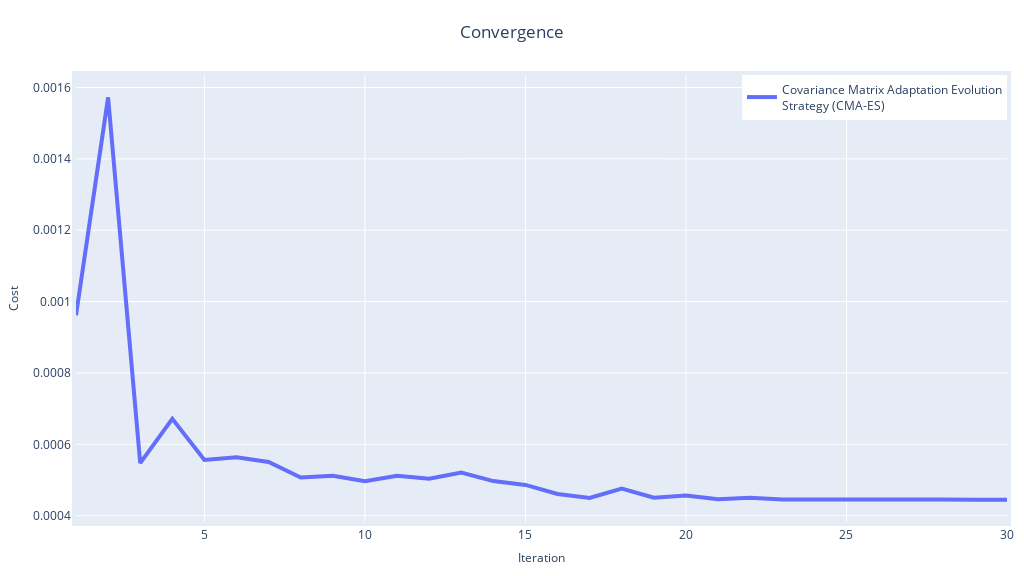
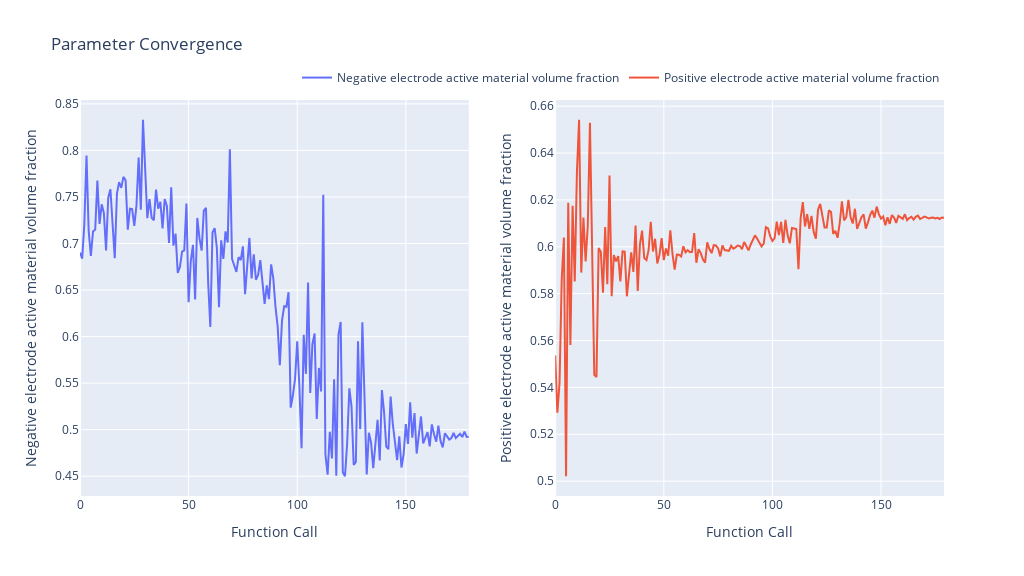

The cell these charts' notebook holds for them, in order:
### Markdown cell above
### Convergence and Parameter Trajectories

To assess the optimisation process, we can plot the convergence of the cost function and the trajectories of the parameters:

### Code cell
pybop.plot_convergence(optim)
pybop.plot_parameters(optim);

### Figure 1 — Plotly figure (JSON) as saved in the notebook; plotly's stock layout.template omitted (floating-point values rounded to 4 significant figures)
{"data": [{"line": {"width": 4}, "mode": "lines", "name": "Covariance Matrix Adaptation Evolution<br>Strategy (CMA-ES)", "type": "scatter", "x": [1, 2, 3, 4, 5, 6, 7, 8, 9, 10, 11, 12, 13, 14, 15, 16, 17, 18, 19, 20, 21, 22, 23, 24, 25, 26, 27, 28, 29, 30], "y": [0.0009616, 0.001572, 0.0005472, 0.0006716, 0.0005561, 0.0005638, 0.0005504, 0.0005069, 0.000512, 0.0004964, 0.000512, 0.0005038, 0.0005211, 0.000497, 0.0004863, 0.0004608, 0.0004499, 0.000476, 0.0004504, 0.0004564, 0.0004464, 0.0004502, 0.0004455, 0.000446, 0.0004451, 0.0004451, 0.000445, 0.0004451, 0.000445, 0.000445]}], "layout": {"autosize": false, "height": 576, "legend": {"font": {"size": 12}, "x": 1, "xanchor": "right", "y": 1, "yanchor": "top"}, "margin": {"b": 10, "l": 10, "pad": 4, "r": 10, "t": 75}, "showlegend": true, "title": {"text": "Convergence", "x": 0.5}, "width": 1024, "xaxis": {"tickfont": {"size": 12}, "title": {"font": {"size": 12}, "text": "Iteration"}}, "yaxis": {"tickfont": {"size": 12}, "title": {"font": {"size": 12}, "text": "Cost"}}}}

### Figure 2 — Plotly figure (JSON) as saved in the notebook; plotly's stock layout.template omitted (floating-point values rounded to 4 significant figures; data arrays with more than 128 entries replaced by an {"elided": "..."} marker saying what was removed)
{"data": [{"name": "Negative electrode active material volume fraction", "type": "scatter", "x": {"elided": "180 int values"}, "xaxis": "x", "y": {"elided": "180 float values"}, "yaxis": "y"}, {"name": "Positive electrode active material volume fraction", "type": "scatter", "x": {"elided": "180 int values"}, "xaxis": "x2", "y": {"elided": "180 float values"}, "yaxis": "y2"}], "layout": {"height": 576, "legend": {"orientation": "h", "x": 1, "xanchor": "right", "y": 1.02, "yanchor": "bottom"}, "title": {"text": "Parameter Convergence"}, "width": 1024, "xaxis": {"anchor": "y", "domain": [0, 0.45], "title": {"text": "Function Call"}}, "xaxis2": {"anchor": "y2", "domain": [0.55, 1], "title": {"text": "Function Call"}}, "yaxis": {"anchor": "x", "domain": [0, 1], "title": {"text": "Negative electrode active material volume fraction"}}, "yaxis2": {"anchor": "x2", "domain": [0, 1], "title": {"text": "Positive electrode active material volume fraction"}}}}
